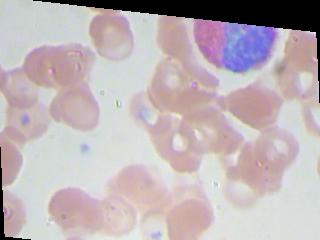
#> input picture BloodCells/images/TEST/EOSINOPHIL/_0_196.jpeg, 320 x 240 px, given in place of _7_5840.jpeg, which was not available
$ jupyter execute --allow-errors ImagesProcessing.ipynb
#> lines starting #> are read from the running program, lines starting #| are printed output that depends on the picture; after the words box and inside, x2 and y2 are one past the last pixel; in counts of white or black regions, pixels touching at a corner belong together; pictures that were not available may be replaced by others from this repository, and a replacement may not be noted
[cell 1]
import numpy as np
import time
import matplotlib.pyplot as plt
import cv2
import os
import cPickle as pickle
import matplotlib
plt.style.use('seaborn-talk')
matplotlib.rcParams.update({'font.size': 15})

[cell 2]
path = os.getcwd() + "/BloodCells/"

[cell 3]
def load_image(impath):
    """
    Load image file from computer

    Params:
        impath (str) : path to the file

    Returns :
        numpy.ndarray : the image as a 2d array if it is in gray scale and as a 3d array if it is in color
    """
    image = cv2.imread(impath)
#> image is the input picture: shape (240, 320, 3); mean B, G, R 182.5, 178.5, 189.7
    return image

[cell 4]
# Path for a few examples images
impath2 = path + "/images/TRAIN/NEUTROPHIL/_0_9649.jpeg"
impath3 = path + "/images/TRAIN/NEUTROPHIL/_0_1095.jpeg"
impath1 = path + "/images/TRAIN/NEUTROPHIL/_7_5840.jpeg"
impath4 = path + "/images/TRAIN/NEUTROPHIL/_42_7923.jpeg"
impath5 = path + "/images/TRAIN/LYMPHOCYTE/_0_204.jpeg"
impath6 = path + "/images/TRAIN/LYMPHOCYTE/_0_278.jpeg"
impath7 = path + "/images/TRAIN/LYMPHOCYTE/_0_331.jpeg"
impath8 = path + "/images/TRAIN/LYMPHOCYTE/_0_547.jpeg"

[cell 5]
# Load examples images for neutrophils and plot them
imtest = load_image(impath1)
imtest2 = load_image(impath2)
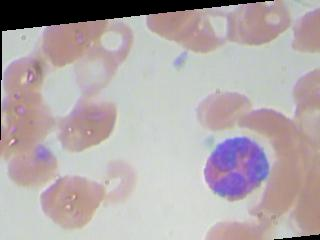
#> input picture BloodCells/images/TEST/EOSINOPHIL/_0_2498.jpeg, 320 x 240 px, given in place of _0_9649.jpeg, which was not available
#> in load_image, image is the input picture: shape (240, 320, 3); mean B, G, R 170.5, 168.9, 178.6
imtest3 = load_image(impath3)
imtest4 = load_image(impath4)
fig, axes = plt.subplots(2, 2)
axes[0, 0].imshow(cv2.cvtColor(imtest, cv2.COLOR_BGR2RGB))
axes[1, 0].imshow(cv2.cvtColor(imtest2, cv2.COLOR_BGR2RGB))
axes[0, 1].imshow(cv2.cvtColor(imtest3, cv2.COLOR_BGR2RGB))
#> (the rest of this cell did not finish here and is left out)

[cell 6]
# Load examples of lymphocytes images and plot them
imtest5 = load_image(impath5)
imtest6 = load_image(impath6)
imtest7 = load_image(impath7)
imtest8 = load_image(impath8)
fig, axes = plt.subplots(2, 2)
#> (the rest of this cell did not finish here and is left out)

[cell 7]
# Pre processing first phase : efficient to blur the images
# so as to find the darker zones in the image in order to crop on the cell of interest
def blurr(image, par1=30, par2=60):
    """
    Apply cv2 blurring function

    Params:
        image (numpy.ndarray) : must be colored for it to work

    Returns:
        numpy.ndarray : the blurred image
    """
#> called with par1 = 30, par2 = 60
    blurred = cv2.pyrMeanShiftFiltering(image, par1, par2)
    return blurred

[cell 8]
# Blurring of our example image, plot the result
blurred = blurr(imtest)
plt.imshow(cv2.cvtColor(blurred, cv2.COLOR_BGR2RGB))

[cell 9]
# Convert image to grayscale (easier to process, delete the third RGB dimension)
def to_grayscale(image):
    """
    Convert image to grayscale

    Params:
        image (numpy.ndarray) : must be colored for it to work

    Returns:
        numpy.ndarray : the grayscale image
    """
    return cv2.cvtColor(image, cv2.COLOR_BGR2GRAY)

[cell 10]
# Plot the result of grayscale function on our blurred image
imgray = to_grayscale(blurred)
plt.imshow(imgray, "gray")

[cell 11]
def neutralize_frame(image, thresh=80):
    """
    Neutralize black pixels from frame issues by changing their color to the average image color

    Params:
        image (numpy.ndarray) : a grayscale image
        thresh (float) : threshold value for pixels

    Returns:
        numpy.ndarray : image with pixel under threshold replaced by average value of pixel above threshold
    """
#> called with thresh = 80
    nonblack_avg = np.mean(image[image > thresh])
#> nonblack_avg = 196
    image[image < thresh] = nonblack_avg
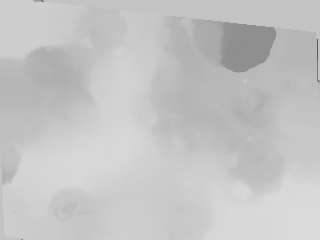
#> image: shape (240, 320); min 87, max 218, mean 195.9

[cell 12]
# Test neutralize frame function and plot the result
neutralize_frame(imgray)
plt.imshow(imgray, "gray")

[cell 13]
# Threshold the resulting image to spot the darker zones more easily
# The thresholding level depends on the image : we take it to be the pth% percentile on pixel blackness
def thresholding(image, pth=2):
    """
    Hard thresholding of grayscale image, all pixels but the pth% of the most darker are set to white

    Params:
        image (numpy.ndarray) : the image
        pth (float) : the percentile of darker pixel to keep

    Returns:
        numpy.ndarray : the hard thresholded image
    """
#> called with pth = 2
    percentile = int(np.percentile(image, pth))
#> percentile = 143
    ret, thr = cv2.threshold(image, percentile, 255, cv2.THRESH_BINARY)
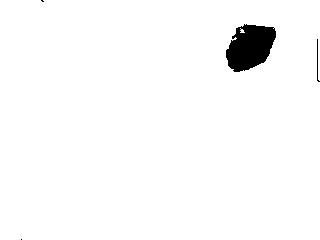
#> thr: shape (240, 320); 97.7% white; 4 black regions (2 under 20 px), largest, box (x1, y1, x2, y2) and area: (226, 24, 276, 72) 1698, (317, 39, 320, 82) 45
#> ret = 143
    return thr

[cell 14]
def invert(image) :
    """
    Take the negative of the image

    Params:
        image (numpy.ndarray)

    Returns:
        numpy.ndarray : the negative image
    """
    inverted = -(image - 255)
    return inverted

[cell 15]
# Test of thresholding function and plot the result
thresholded = thresholding(imgray)
plt.imshow(thresholded, "gray")

[cell 16]
# Filter out remaining noise (some isolated black pixels remain)
def noise_filtering(image, kernel_size=5):
    """
    Filter out remaining noise pepper noise (some isolated black pixels remain)

    Params:
        image (numpy.ndarray) : the image
        kernel_size (int) : the number of non white neighbors the pixel must have
            not to be considered as noise and set to white

    Returns:
        numpy.ndarray : filtered image
    """
    neg = invert(image)
    kernel = np.ones((kernel_size, kernel_size),np.uint8)
    closing = cv2.morphologyEx(neg, cv2.MORPH_OPEN, kernel)
#> closing: shape (240, 320); 2.1% white; 1 white region, box (x1, y1, x2, y2) and area: (226, 25, 276, 72) 1645
    return invert(closing)

[cell 17]
# Test of noise_filtering function and plot the result
closing = noise_filtering(thresholded)
plt.imshow(closing, "gray")

[cell 18]
# We take the average index from the non white-pixels from thresholded image
# to estimate the center of the cell we are trying to identify
def find_centre(threshim):
    """
    We take the average index from the non white-pixels from thresholded image
    to estimate the center of the cell we are trying to identify

    Params:
        threshim (numpy.ndarray) : hard thresholded and pepper noise free image

    Returns:
        numpy.ndarray : 2d array containing the coordinates of the estimated center
    """
    centre = np.mean(np.argwhere(threshim != 255), axis=0).astype(int)
#> centre = [47, 250]
    return centre

[cell 19]
# Test find center function
centre = find_centre(closing)
#> centre = [47, 250]
print(centre)
#| [ 47 250]

[cell 20]
def focus_on_centre(image, centre, npixs=150):
    """
    Crop the image with npixs in each dimension around the center taking into account the possible frames limitations

    Params:
        image (numpy.ndarray) : the image
        centre (numpy.ndarray) : the center index (2 coordinates)
        npixs (int) : wanted dimension of the cropped image

    Returns:
        numpy.ndarray : the cropped image
    """
#> called with centre = array of shape (2,), npixs = 120
    limx = image.shape[0]
#> limx = 240
    limy = image.shape[1]
#> limy = 320
    if centre[0] - npixs//2 < 0:
        ax0 = 0
        ax1 = npixs
    elif centre[0] + npixs//2 > limx:
        ax0 = limx - npixs
        ax1 = limx
    else :
        ax0 = centre[0] - npixs//2
        ax1 = centre[0] + npixs//2
    if centre[1] - npixs//2 < 0:
        ay0 = 0
        ay1 = npixs
    elif centre[1] + npixs//2 > limy:
        ay0 = limy - npixs
        ay1 = limy
    else :
        ay0 = centre[1] - npixs//2
#> ay0 = 190
        ay1 = centre[1] + npixs//2
#> ay1 = 310
    if len(image.shape) == 3:
        return image[ax0 : ax1, ay0 : ay1, :]
#> returned value: shape (120, 120, 3)
    else :
        return image[ax0 : ax1, ay0 : ay1]

[cell 21]
# Test focus on center function and plot the result
npixs = 120
imreduced = focus_on_centre(imtest, centre, npixs)
plt.imshow(cv2.cvtColor(imreduced, cv2.COLOR_BGR2RGB))

[cell 22]
# We use grayscale version to simplify the problem and to be able to vectorize images
reduced_gray = to_grayscale(imreduced)
#> in to_grayscale (call 2), `return cv2.cvtColor(image, cv2.COLOR_BGR2GRAY)`:
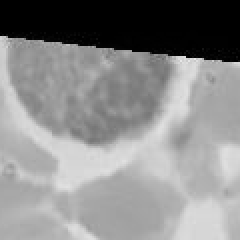
#> returned value: shape (120, 120) (shown 2 times larger); min 0, max 231, mean 138.2
neutralize_frame(reduced_gray)
plt.imshow(reduced_gray, "gray")

[cell 23]
# Better to have pixels of interest white (1.0) than black (0.0) for classification afterwards
def to_normalized_negative(image):
    """
    Better to have pixels of interest white (1.0) than black (0.0) for classification afterwards

    Params:
        image (numpy.ndarray) : the image

    Returns:
        numpy.ndarray : normalized negative image
    """
    inverted = invert(image).astype(float)
#> in invert (call 3), `inverted = -(image - 255)`:
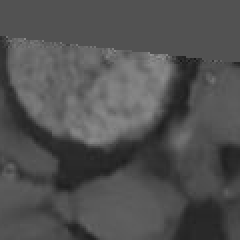
#> inverted: shape (120, 120) (shown 2 times larger); min 24, max 147, mean 81.2
    normalized = (1.0 / 255.0) * inverted
    return normalized

[cell 24]
# Test to_normalized_negative and plot the result
negative = to_normalized_negative(reduced_gray)
plt.imshow(negative, "gray")

[cell 25]
# Apply all the phases shown in the example
def centre_image(image, frame_thresh, pth, npixs):
    """
    Apply all the phases shown in the previous example one after the other

    Params:
        image (numpy.ndarray) : the original image
        frame_thresh (float) : pixel threshold to address framing issu in neutralize frame function
        pth (float) : the percentile of darker pixel to keep in the hard thresholding function
        npixs (int) : desired pixel width in both dimension of the cropped image

    Returns:
        numpy.ndarray : cropped around centre, normalized negative image
    """
    blurred = blurr(image)
    imgray = to_grayscale(blurred)
    neutralize_frame(imgray, frame_thresh)
    thresholded = thresholding(imgray, pth)
    closing = noise_filtering(thresholded)
    centre = find_centre(closing)
#> centre = [47, 250]
    imreduced = to_grayscale(focus_on_centre(image, centre, npixs))
    neutralize_frame(imreduced, frame_thresh)
    negative = to_normalized_negative(imreduced)
    return negative

[cell 26]
def to_1d(image):
    """
    Flatten image
    """
    return image.flatten()

[cell 27]
def to_2d(vecimage):
    """
    Reconstitute image from flatten image
    """
    s = int(np.sqrt(vecimage.shape[0]))
    return vecimage.reshape(s, s)

[cell 28]
# Time whole procedure to estimate how long it will take on the whole database
start = time.clock()
neg = centre_image(imtest, 80, 2, 120)
end = time.clock()
print(end - start)

[cell 29]
# Paths to train images for the two classes
path_neutrophil = path + "/images/TEST/NEUTROPHIL/"
path_lymphocyte = path + "/images/TEST/LYMPHOCYTE/"

[cell 30]
# Process all the images in the directory as shown before and return them stacked in a numpy array
def process_all_directory(dirpath, frame_thresh=80, pth=2, npixs=120):
    files = os.listdir(dirpath)
    nfiles = len(files)
    stacked = np.zeros((npixs ** 2, nfiles))
    i = 0
    for f in files:
        image = load_image(dirpath + f)
        stacked[:, i] = to_1d(centre_image(image, frame_thresh, pth, npixs))
        i += 1
    return stacked

[cell 31]
# Process all train neutrophils images
start = time.clock()
neutrophils = process_all_directory(path_neutrophil)
end = time.clock()
print(end - start)

[cell 32]
# Save the result to an archive .gz file
start = time.clock()
np.savetxt(path + "neutrophils_test.gz", neutrophils)
end = time.clock()
print(end - start)

[cell 33]
# Process all train lymphocytes images
start = time.clock()
lymphocytes = process_all_directory(path_lymphocyte)
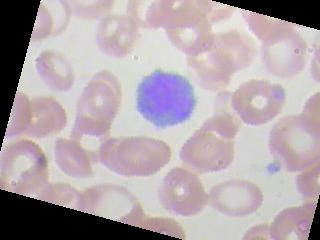
#> input picture BloodCells/images/TEST/LYMPHOCYTE/_0_4102.jpeg, 320 x 240 px
#> in load_image, image is the input picture: shape (240, 320, 3); mean B, G, R 169.9, 164.7, 176.2
#> in neutralize_frame (call 7), `nonblack_avg = np.mean(image[image > thresh])`: nonblack_avg = 193.8
#> in neutralize_frame (call 7), `image[image < thresh] = nonblack_avg`:
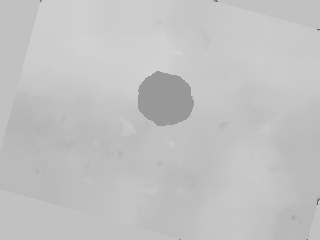
#> image: shape (240, 320); min 82, max 213, mean 193.7
#> call 4 of thresholding, with pth = 2
#> in thresholding (call 4), `percentile = int(np.percentile(image, pth))`: percentile = 152
#> in thresholding (call 4), `ret, thr = cv2.threshold(image, percentile, 255, cv2.THRESH_BINARY)`:
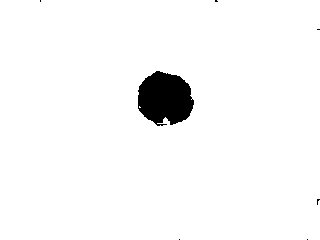
#> thr: shape (240, 320); 97% white; 7 black regions (6 under 20 px), largest, box (x1, y1, x2, y2) and area: (138, 71, 194, 126) 2311
#> in noise_filtering (call 4), `closing = cv2.morphologyEx(neg, cv2.MORPH_OPEN, kernel)`: closing: shape (240, 320); 3% white; 1 white region, box (x1, y1, x2, y2) and area: (138, 72, 194, 124) 2270
#> in to_grayscale (call 8), `return cv2.cvtColor(image, cv2.COLOR_BGR2GRAY)`:
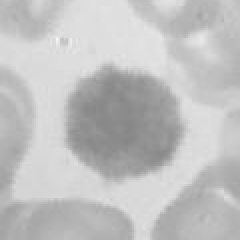
#> returned value: shape (120, 120) (shown 2 times larger); min 134, max 246, mean 192.5
#> in invert (call 12), `inverted = -(image - 255)`:
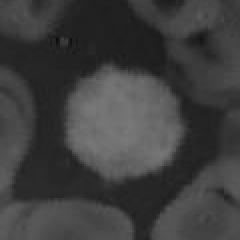
#> inverted: shape (120, 120) (shown 2 times larger); min 9, max 121, mean 62.5
